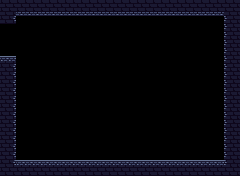

Rendered tile map (Tiled .tmx) drawn with the repository's tilesets; below, a short description and the full map source, tile grids included:
An orthogonal 30x22 tile map with 8x8 px tiles, 3 tile layers (Background_2, Background_1, Collision) and 1 object (PlayerSpawn).

<map version="1.9" tiledversion="1.9.2" orientation="orthogonal" renderorder="right-down" width="30" height="22" tilewidth="8" tileheight="8" infinite="0" nextlayerid="9" nextobjectid="6">
 <tileset firstgid="1" source="../tower-tileset.tsx" />
 <layer id="5" name="Background_2" width="30" height="22">
  <data encoding="csv">
0,0,0,0,0,0,0,0,0,0,0,0,0,0,0,0,0,0,0,0,0,0,0,0,0,0,0,0,0,0,
0,0,0,0,0,0,0,0,0,0,0,0,0,0,0,0,0,0,0,0,0,0,0,0,0,0,0,0,0,0,
0,0,0,0,0,0,0,0,0,0,0,0,0,0,0,0,0,0,0,0,0,0,0,0,0,0,0,0,0,0,
0,0,0,0,0,0,0,0,0,0,0,0,0,0,0,0,0,0,0,0,0,0,0,0,0,0,0,0,0,0,
0,0,0,0,0,0,0,0,0,0,0,0,0,0,0,0,0,0,0,0,0,0,0,0,0,0,0,0,0,0,
0,0,0,0,0,0,0,0,0,0,0,0,0,0,0,0,0,0,0,0,0,0,0,0,0,0,0,0,0,0,
0,0,0,0,0,0,0,0,0,0,0,0,0,0,0,0,0,0,0,0,0,0,0,0,0,0,0,0,0,0,
0,0,0,0,0,0,0,0,0,0,0,0,0,0,0,0,0,0,0,0,0,0,0,0,0,0,0,0,0,0,
0,0,0,0,0,0,0,0,0,0,0,0,0,0,0,0,0,0,0,0,0,0,0,0,0,0,0,0,0,0,
0,0,0,0,0,0,0,0,0,0,0,0,0,0,0,0,0,0,0,0,0,0,0,0,0,0,0,0,0,0,
0,0,0,0,0,0,0,0,0,0,0,0,0,0,0,0,0,0,0,0,0,0,0,0,0,0,0,0,0,0,
0,0,0,0,0,0,0,0,0,0,0,0,0,0,0,0,0,0,0,0,0,0,0,0,0,0,0,0,0,0,
0,0,0,0,0,0,0,0,0,0,0,0,0,0,0,0,0,0,0,0,0,0,0,0,0,0,0,0,0,0,
0,0,0,0,0,0,0,0,0,0,0,0,0,0,0,0,0,0,0,0,0,0,0,0,0,0,0,0,0,0,
0,0,0,0,0,0,0,0,0,0,0,0,0,0,0,0,0,0,0,0,0,0,0,0,0,0,0,0,0,0,
0,0,0,0,0,0,0,0,0,0,0,0,0,0,0,0,0,0,0,0,0,0,0,0,0,0,0,0,0,0,
0,0,0,0,0,0,0,0,0,0,0,0,0,0,0,0,0,0,0,0,0,0,0,0,0,0,0,0,0,0,
0,0,0,0,0,0,0,0,0,0,0,0,0,0,0,0,0,0,0,0,0,0,0,0,0,0,0,0,0,0,
0,0,0,0,0,0,0,0,0,0,0,0,0,0,0,0,0,0,0,0,0,0,0,0,0,0,0,0,0,0,
0,0,0,0,0,0,0,0,0,0,0,0,0,0,0,0,0,0,0,0,0,0,0,0,0,0,0,0,0,0,
0,0,0,0,0,0,0,0,0,0,0,0,0,0,0,0,0,0,0,0,0,0,0,0,0,0,0,0,0,0,
0,0,0,0,0,0,0,0,0,0,0,0,0,0,0,0,0,0,0,0,0,0,0,0,0,0,0,0,0,0
</data>
 </layer>
 <layer id="2" name="Background_1" width="30" height="22">
  <data encoding="csv">
0,0,0,0,0,0,0,0,0,0,0,0,0,0,0,0,0,0,0,0,0,0,0,0,0,0,0,0,0,0,
0,0,0,0,0,0,0,0,0,0,0,0,0,0,0,0,0,0,0,0,0,0,0,0,0,0,0,0,0,0,
0,0,0,0,0,0,0,0,0,0,0,0,0,0,0,0,0,0,0,0,0,0,0,0,0,0,0,0,0,0,
0,0,0,0,0,0,0,0,0,0,0,0,0,0,0,0,0,0,0,0,0,0,0,0,0,0,0,0,0,0,
0,0,0,0,0,0,0,0,0,0,0,0,0,0,0,0,0,0,0,0,0,0,0,0,0,0,0,0,0,0,
0,0,0,0,0,0,0,0,0,0,0,0,0,0,0,0,0,0,0,0,0,0,0,0,0,0,0,0,0,0,
0,0,0,0,0,0,0,0,0,0,0,0,0,0,0,0,0,0,0,0,0,0,0,0,0,0,0,0,0,0,
0,0,0,0,0,0,0,0,0,0,0,0,0,0,0,0,0,0,0,0,0,0,0,0,0,0,0,0,0,0,
0,0,0,0,0,0,0,0,0,0,0,0,0,0,0,0,0,0,0,0,0,0,0,0,0,0,0,0,0,0,
0,0,0,0,0,0,0,0,0,0,0,0,0,0,0,0,0,0,0,0,0,0,0,0,0,0,0,0,0,0,
0,0,0,0,0,0,0,0,0,0,0,0,0,0,0,0,0,0,0,0,0,0,0,0,0,0,0,0,0,0,
0,0,0,0,0,0,0,0,0,0,0,0,0,0,0,0,0,0,0,0,0,0,0,0,0,0,0,0,0,0,
0,0,0,0,0,0,0,0,0,0,0,0,0,0,0,0,0,0,0,0,0,0,0,0,0,0,0,0,0,0,
0,0,0,0,0,0,0,0,0,0,0,0,0,0,0,0,0,0,0,0,0,0,0,0,0,0,0,0,0,0,
0,0,0,0,0,0,0,0,0,0,0,0,0,0,0,0,0,0,0,0,0,0,0,0,0,0,0,0,0,0,
0,0,0,0,0,0,0,0,0,0,0,0,0,0,0,0,0,0,0,0,0,0,0,0,0,0,0,0,0,0,
0,0,0,0,0,0,0,0,0,0,0,0,0,0,0,0,0,0,0,0,0,0,0,0,0,0,0,0,0,0,
0,0,0,0,0,0,0,0,0,0,0,0,0,0,0,0,0,0,0,0,0,0,0,0,0,0,0,0,0,0,
0,0,0,0,0,0,0,0,0,0,0,0,0,0,0,0,0,0,0,0,0,0,0,0,0,0,0,0,0,0,
0,0,0,0,0,0,0,0,0,0,0,0,0,0,0,0,0,0,0,0,0,0,0,0,0,0,0,0,0,0,
0,0,0,0,0,0,0,0,0,0,0,0,0,0,0,0,0,0,0,0,0,0,0,0,0,0,0,0,0,0,
0,0,0,0,0,0,0,0,0,0,0,0,0,0,0,0,0,0,0,0,0,0,0,0,0,0,0,0,0,0
</data>
 </layer>
 <objectgroup id="7" name="Spawns">
  <object id="2" name="PlayerSpawn" x="62.3333" y="79.6667">
   <point />
  </object>
 </objectgroup>
 <layer id="1" name="Collision" width="30" height="22">
  <data encoding="csv">
1,1,1,1,1,1,1,1,1,1,1,1,1,1,1,1,1,1,1,1,1,1,1,1,1,1,1,1,1,1,
1,1,5,5,5,5,5,5,5,5,5,5,5,5,5,5,5,5,5,5,5,5,5,5,5,5,5,5,1,1,
1,3,0,0,0,0,0,0,0,0,0,0,0,0,0,0,0,0,0,0,0,0,0,0,0,0,0,0,4,1,
0,0,0,0,0,0,0,0,0,0,0,0,0,0,0,0,0,0,0,0,0,0,0,0,0,0,0,0,4,1,
0,0,0,0,0,0,0,0,0,0,0,0,0,0,0,0,0,0,0,0,0,0,0,0,0,0,0,0,4,1,
0,0,0,0,0,0,0,0,0,0,0,0,0,0,0,0,0,0,0,0,0,0,0,0,0,0,0,0,4,1,
0,0,0,0,0,0,0,0,0,0,0,0,0,0,0,0,0,0,0,0,0,0,0,0,0,0,0,0,4,1,
2,2,0,0,0,0,0,0,0,0,0,0,0,0,0,0,0,0,0,0,0,0,0,0,0,0,0,0,4,1,
1,3,0,0,0,0,0,0,0,0,0,0,0,0,0,0,0,0,0,0,0,0,0,0,0,0,0,0,4,1,
1,3,0,0,0,0,0,0,0,0,0,0,0,0,0,0,0,0,0,0,0,0,0,0,0,0,0,0,4,1,
1,3,0,0,0,0,0,0,0,0,0,0,0,0,0,0,0,0,0,0,0,0,0,0,0,0,0,0,4,1,
1,3,0,0,0,0,0,0,0,0,0,0,0,0,0,0,0,0,0,0,0,0,0,0,0,0,0,0,4,1,
1,3,0,0,0,0,0,0,0,0,0,0,0,0,0,0,0,0,0,0,0,0,0,0,0,0,0,0,4,1,
1,3,0,0,0,0,0,0,0,0,0,0,0,0,0,0,0,0,0,0,0,0,0,0,0,0,0,0,4,1,
1,3,0,0,0,0,0,0,0,0,0,0,0,0,0,0,0,0,0,0,0,0,0,0,0,0,0,0,4,1,
1,3,0,0,0,0,0,0,0,0,0,0,0,0,0,0,0,0,0,0,0,0,0,0,0,0,0,0,4,1,
1,3,0,0,0,0,0,0,0,0,0,0,0,0,0,0,0,0,0,0,0,0,0,0,0,0,0,0,4,1,
1,3,0,0,0,0,0,0,0,0,0,0,0,0,0,0,0,0,0,0,0,0,0,0,0,0,0,0,4,1,
1,3,0,0,0,0,0,0,0,0,0,0,0,0,0,0,0,0,0,0,0,0,0,0,0,0,0,0,4,1,
1,3,0,0,0,0,0,0,0,0,0,0,0,0,0,0,0,0,0,0,0,0,0,0,0,0,0,0,4,1,
1,3,2,2,2,2,2,2,2,2,2,2,2,2,2,2,2,2,2,2,2,2,2,2,2,2,2,2,4,1,
1,1,1,1,1,1,1,1,1,1,1,1,1,1,1,1,1,1,1,1,1,1,1,1,1,1,1,1,1,1
</data>
 </layer>
</map>
